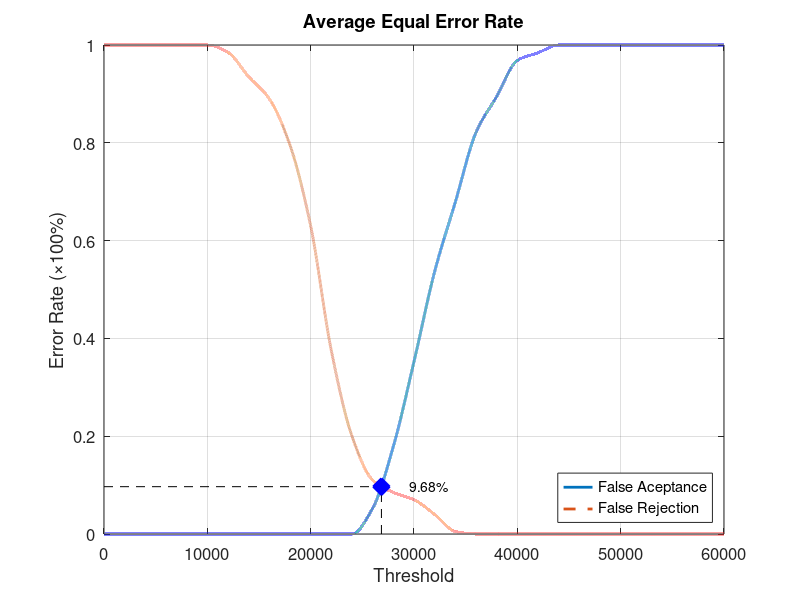
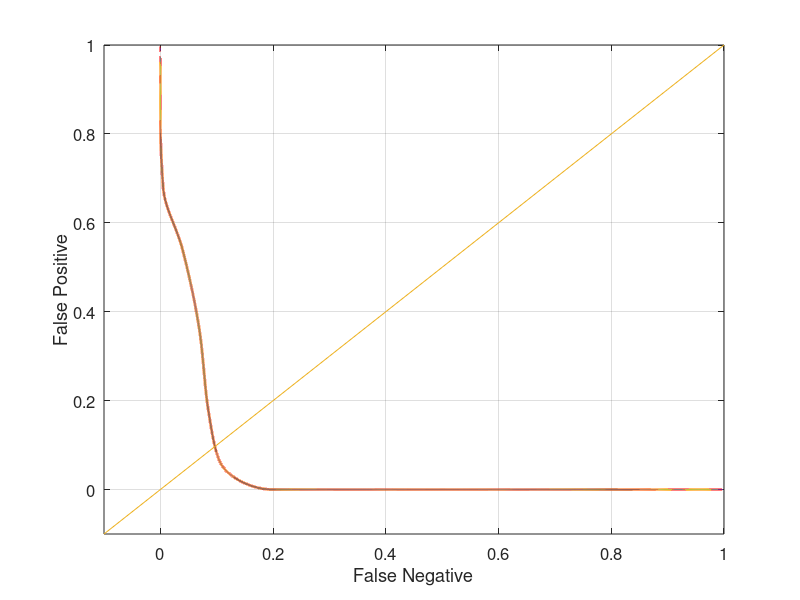

Here is the MATLAB script that generated these plots, in order:
function yEER = Database5_2
close all;
clear;
clc;
x = 0:2000:60000;
xq = 0:0.5:60000;

y0 = [0 0 0 0 0 0 0 0 0 0 0 0 0 0.0526316 0.178947 0.352632 0.536842 0.678947 0.821053 0.894737 0.968421 0.984211 1 1 1 1 1 1 1 1 1];
yy0 = interp1(x, y0, xq, 'pchip');
y1 = [1 1 1 1 1 1 0.985 0.935 0.89 0.795 0.63 0.375 0.2 0.11 0.085 0.07 0.04 0.005 0 0 0 0 0 0 0 0 0 0 0 0 0];
yy1 = interp1(x, y1, xq, 'pchip');

% Calculating EER: 
y2 = abs(y0 - y1);
find(y2 == min(y2))
yy2 = abs(yy0 - yy1);
xEER = find(yy2 == min(yy2));
xEERIndex = xq(xEER) % X-axis EER
yEER = yy0(xEER) % Y-axis EER

main = figure
plot(xq, yy0,'-','LineWidth', 2);	hold on
plot(xq, yy1,'--','LineWidth', 2);	hold on
plot([xEERIndex xEERIndex], [0 yEER], 'k--');	hold on
plot([0 xEERIndex], [yEER yEER], 'k--');	hold on
plot(xEERIndex, yEER, 'bx', 'LineWidth', 10);	hold on
text(xEERIndex + 10 * xEERIndex / 100, yEER, [num2str(round((10000 * yEER)) / 100) '%'])
legend('False Aceptance', 'False Rejection', 'Location', 'SouthEast')
xlabel('Threshold')
ylabel('Error Rate (\times100%)')
title('Average Equal Error Rate')
set(gca, 'FontSize', 12)
axis([0 60000 0 1])
grid on

print(main, 'Database5_2Main', '-dpng');
FNRxFPR = figure('Color', [1 1 1]);
plot(yy1, yy0, '-', yy1, yy0, 'LineWidth', 2);
hold on
y = -0.1:0.1:1
plot(y, y); 
set(gca, 'FontSize', 12)
xlabel('False Negative')
ylabel('False Positive')
axis([-0.1 1 -0.1 1])
set(gca, 'FontSize', 12)
grid on

print(FNRxFPR, 'Database5_2FNRxFPR','-dpng');
end
